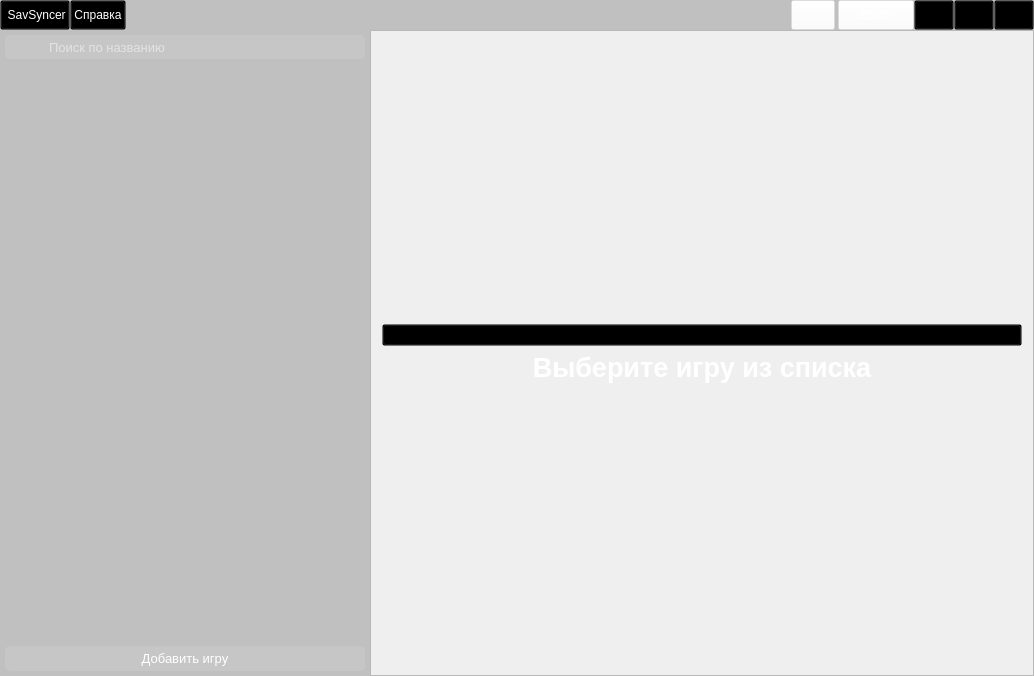
<?xml version="1.0" encoding="UTF-8"?>
<ui version="4.0">
 <class>SavSyncer</class>
 <widget class="QMainWindow" name="SavSyncer">
  <property name="geometry">
   <rect>
    <x>0</x>
    <y>0</y>
    <width>1034</width>
    <height>676</height>
   </rect>
  </property>
  <property name="windowTitle">
   <string>SavSyncer</string>
  </property>
  <property name="styleSheet">
   <string notr="true">#centralWidget{
background-color: qlineargradient(x1: 0, y1: 0, x2: 1, y2: 0,
                                   stop: 0 #333333, stop: 1 #777777);
border:none;
margin: 0px; 
	padding: 0px;
}

QMenu{
	background-color: #2f2f2f;
	border:none;
	color:white;
}
QMenu::item{
	padding-left: 10px;
	padding-right: 30px;
	padding-top: 6px;
	padding-bottom: 5px;
}
QMenu::item:selected{
	background-color: rgba(255,255,255,50);
}
QMenu::separator{
	background-color:rgba(255,255,255,50);
	height: 1px;
	margin: 0px; 
	padding: 0px;
}

#frameHeader{
	background-color: rgba(0, 0, 0, 50);
	border:none;
	margin: 0px; 
	padding: 0px;
}

#frameProgram{
	border:none;
	margin: 0px; 
	padding: 0px;
}

#frameSideBar{
	background-color: rgba(0, 0, 0, 50);
	border:none;
}

#frameGameList{
	border: none;
	margin:0px;
	padding:0px;
}

#scrollAreaGameList{
	background-color: transparent;
	border: none;
	margin:0px;
	padding:0px;

}
#scrollAreaWidgetContentsGameList{
	background-color: transparent;
	border: none;
	margin:0px;
	padding:0px;
}

#labelMain{
	color:white;
}

QPushButton {
	background-color: transparent;
	color:white;
	padding: 3px;
	margin: 0px;
}
QPushButton:hover {
	background-color: rgba(255,255,255,50);
}

QLineEdit{
	background-color: rgba(255,255,255,25);
	border: none;
	color: white;
}
QLineEdit:hover{
	background-color: rgb(100, 100, 100);
}

#btnSearchGame{
	border-top-left-radius: 5px;
	border-bottom-left-radius: 5px;
	background-color: rgba(255,255,255,25);
	padding: 5px;
}
#btnSearchGame:hover{
	background-color: rgb(100, 100, 100);
}

#btnClearSearchGame{
	border-top-right-radius: 5px;
	border-bottom-right-radius: 5px;
	background-color: rgba(255,255,255,25);
	padding: 5px;
}
#btnClearSearchGame:hover{
	background-color: rgb(100, 100, 100);
}

#btnAddGame{
	background-color: rgba(255,255,255,25);
	border: none;
	border-radius: 5px;
	padding: 5px;
}

#btnAddGame:hover{
	background-color: rgb(100, 100, 100);
}

#btnAuth{
	background-color: rgba(255,255,255,25);
	padding-left: 20px;
	padding-right: 20px;
}
#btnAuth:hover {
	background-color: rgba(255,255,255,50);
}

#btnSyncAll{
	background-color: rgba(255,255,255,25);
	margin: 0px; 
	margin-right: 3px; 
	padding: 0px 5px 0px 5px;
}
#btnSyncAll:hover {
	background-color: rgba(255,255,255,50);
}

#btnMain:hover{
	background-color: transparent;
}

QScrollBar:vertical {
    border: none;
	border-radius:5px;
    background-color: transparent;
	width: 15px;
    margin: 5px 0px 5px 5px;
}
QScrollBar::handle:vertical {
    background-color: rgba(255,255,255,50);
	border-radius:5px;
    min-height: 20px;
}
QScrollBar::add-line:vertical {
     border: none;
 }
QScrollBar::sub-line:vertical {
    border: none;
 }
QScrollBar::up-arrow:vertical, QScrollBar::down-arrow:vertical {
     border: none;
 }
QScrollBar::add-page:vertical, QScrollBar::sub-page:vertical {
     background: none;
 }</string>
  </property>
  <widget class="QWidget" name="centralWidget">
   <property name="styleSheet">
    <string notr="true"/>
   </property>
   <layout class="QGridLayout" name="gridLayout">
    <property name="leftMargin">
     <number>0</number>
    </property>
    <property name="topMargin">
     <number>0</number>
    </property>
    <property name="rightMargin">
     <number>0</number>
    </property>
    <property name="bottomMargin">
     <number>0</number>
    </property>
    <property name="spacing">
     <number>0</number>
    </property>
    <item row="0" column="0">
     <widget class="QFrame" name="frameHeader">
      <property name="minimumSize">
       <size>
        <width>0</width>
        <height>30</height>
       </size>
      </property>
      <property name="frameShape">
       <enum>QFrame::StyledPanel</enum>
      </property>
      <property name="frameShadow">
       <enum>QFrame::Raised</enum>
      </property>
      <layout class="QHBoxLayout" name="horizontalLayout">
       <property name="spacing">
        <number>0</number>
       </property>
       <property name="leftMargin">
        <number>0</number>
       </property>
       <property name="topMargin">
        <number>0</number>
       </property>
       <property name="rightMargin">
        <number>0</number>
       </property>
       <property name="bottomMargin">
        <number>0</number>
       </property>
       <item>
        <widget class="QPushButton" name="btnLogo">
         <property name="sizePolicy">
          <sizepolicy hsizetype="Minimum" vsizetype="Preferred">
           <horstretch>0</horstretch>
           <verstretch>0</verstretch>
          </sizepolicy>
         </property>
         <property name="text">
          <string> SavSyncer</string>
         </property>
         <property name="icon">
          <iconset resource="../Images/Images.qrc">
           <normaloff>:/logo.png</normaloff>:/logo.png</iconset>
         </property>
         <property name="iconSize">
          <size>
           <width>18</width>
           <height>18</height>
          </size>
         </property>
        </widget>
       </item>
       <item>
        <widget class="QPushButton" name="btnReference">
         <property name="sizePolicy">
          <sizepolicy hsizetype="Minimum" vsizetype="Preferred">
           <horstretch>0</horstretch>
           <verstretch>0</verstretch>
          </sizepolicy>
         </property>
         <property name="text">
          <string>Справка</string>
         </property>
        </widget>
       </item>
       <item>
        <spacer name="horizontalSpacer">
         <property name="orientation">
          <enum>Qt::Horizontal</enum>
         </property>
         <property name="sizeHint" stdset="0">
          <size>
           <width>40</width>
           <height>20</height>
          </size>
         </property>
        </spacer>
       </item>
       <item>
        <widget class="QPushButton" name="btnSyncAll">
         <property name="sizePolicy">
          <sizepolicy hsizetype="Preferred" vsizetype="Preferred">
           <horstretch>0</horstretch>
           <verstretch>0</verstretch>
          </sizepolicy>
         </property>
         <property name="minimumSize">
          <size>
           <width>0</width>
           <height>0</height>
          </size>
         </property>
         <property name="cursor">
          <cursorShape>PointingHandCursor</cursorShape>
         </property>
         <property name="styleSheet">
          <string notr="true"/>
         </property>
         <property name="text">
          <string/>
         </property>
         <property name="icon">
          <iconset resource="../Images/Images.qrc">
           <normaloff>:/syncProcess.png</normaloff>:/syncProcess.png</iconset>
         </property>
        </widget>
       </item>
       <item>
        <widget class="QPushButton" name="btnAuth">
         <property name="sizePolicy">
          <sizepolicy hsizetype="Preferred" vsizetype="Preferred">
           <horstretch>0</horstretch>
           <verstretch>0</verstretch>
          </sizepolicy>
         </property>
         <property name="minimumSize">
          <size>
           <width>0</width>
           <height>0</height>
          </size>
         </property>
         <property name="cursor">
          <cursorShape>PointingHandCursor</cursorShape>
         </property>
         <property name="styleSheet">
          <string notr="true"/>
         </property>
         <property name="text">
          <string>Войти</string>
         </property>
        </widget>
       </item>
       <item>
        <widget class="QPushButton" name="btnMinimizedProgram">
         <property name="sizePolicy">
          <sizepolicy hsizetype="Minimum" vsizetype="Preferred">
           <horstretch>0</horstretch>
           <verstretch>0</verstretch>
          </sizepolicy>
         </property>
         <property name="text">
          <string/>
         </property>
         <property name="icon">
          <iconset resource="../Images/Images.qrc">
           <normaloff>:/collapse.png</normaloff>:/collapse.png</iconset>
         </property>
        </widget>
       </item>
       <item>
        <widget class="QPushButton" name="btnMaximizedProgram">
         <property name="sizePolicy">
          <sizepolicy hsizetype="Minimum" vsizetype="Preferred">
           <horstretch>0</horstretch>
           <verstretch>0</verstretch>
          </sizepolicy>
         </property>
         <property name="text">
          <string/>
         </property>
         <property name="icon">
          <iconset resource="../Images/Images.qrc">
           <normaloff>:/fullScreen.png</normaloff>:/fullScreen.png</iconset>
         </property>
        </widget>
       </item>
       <item>
        <widget class="QPushButton" name="btnCloseProgram">
         <property name="sizePolicy">
          <sizepolicy hsizetype="Minimum" vsizetype="Preferred">
           <horstretch>0</horstretch>
           <verstretch>0</verstretch>
          </sizepolicy>
         </property>
         <property name="text">
          <string/>
         </property>
         <property name="icon">
          <iconset resource="../Images/Images.qrc">
           <normaloff>:/close.png</normaloff>:/close.png</iconset>
         </property>
        </widget>
       </item>
      </layout>
     </widget>
    </item>
    <item row="1" column="0">
     <widget class="QFrame" name="frameProgram">
      <property name="sizePolicy">
       <sizepolicy hsizetype="Expanding" vsizetype="Expanding">
        <horstretch>0</horstretch>
        <verstretch>0</verstretch>
       </sizepolicy>
      </property>
      <property name="frameShape">
       <enum>QFrame::StyledPanel</enum>
      </property>
      <property name="frameShadow">
       <enum>QFrame::Raised</enum>
      </property>
      <layout class="QGridLayout" name="gridLayout_2">
       <property name="leftMargin">
        <number>0</number>
       </property>
       <property name="topMargin">
        <number>0</number>
       </property>
       <property name="rightMargin">
        <number>0</number>
       </property>
       <property name="bottomMargin">
        <number>0</number>
       </property>
       <property name="spacing">
        <number>0</number>
       </property>
       <item row="0" column="0">
        <widget class="QFrame" name="frameSideBar">
         <property name="sizePolicy">
          <sizepolicy hsizetype="Preferred" vsizetype="Preferred">
           <horstretch>0</horstretch>
           <verstretch>0</verstretch>
          </sizepolicy>
         </property>
         <property name="minimumSize">
          <size>
           <width>370</width>
           <height>0</height>
          </size>
         </property>
         <property name="maximumSize">
          <size>
           <width>370</width>
           <height>16777215</height>
          </size>
         </property>
         <property name="frameShape">
          <enum>QFrame::StyledPanel</enum>
         </property>
         <property name="frameShadow">
          <enum>QFrame::Raised</enum>
         </property>
         <layout class="QGridLayout" name="gridLayout_3">
          <property name="leftMargin">
           <number>5</number>
          </property>
          <property name="topMargin">
           <number>5</number>
          </property>
          <property name="rightMargin">
           <number>5</number>
          </property>
          <property name="bottomMargin">
           <number>5</number>
          </property>
          <property name="spacing">
           <number>0</number>
          </property>
          <item row="0" column="2">
           <widget class="QPushButton" name="btnClearSearchGame">
            <property name="sizePolicy">
             <sizepolicy hsizetype="Maximum" vsizetype="Preferred">
              <horstretch>0</horstretch>
              <verstretch>0</verstretch>
             </sizepolicy>
            </property>
            <property name="cursor">
             <cursorShape>PointingHandCursor</cursorShape>
            </property>
            <property name="text">
             <string/>
            </property>
            <property name="icon">
             <iconset resource="../Images/Images.qrc">
              <normaloff>:/close.png</normaloff>:/close.png</iconset>
            </property>
           </widget>
          </item>
          <item row="2" column="0" colspan="3">
           <widget class="QPushButton" name="btnAddGame">
            <property name="font">
             <font>
              <pointsize>10</pointsize>
              <weight>50</weight>
              <bold>false</bold>
             </font>
            </property>
            <property name="cursor">
             <cursorShape>PointingHandCursor</cursorShape>
            </property>
            <property name="text">
             <string>Добавить игру</string>
            </property>
           </widget>
          </item>
          <item row="0" column="1">
           <widget class="QLineEdit" name="lineEditSearchGame">
            <property name="sizePolicy">
             <sizepolicy hsizetype="Preferred" vsizetype="Preferred">
              <horstretch>0</horstretch>
              <verstretch>0</verstretch>
             </sizepolicy>
            </property>
            <property name="font">
             <font>
              <pointsize>10</pointsize>
             </font>
            </property>
            <property name="text">
             <string/>
            </property>
            <property name="placeholderText">
             <string>Поиск по названию</string>
            </property>
           </widget>
          </item>
          <item row="1" column="0" colspan="3">
           <widget class="QScrollArea" name="scrollAreaGameList">
            <property name="minimumSize">
             <size>
              <width>360</width>
              <height>0</height>
             </size>
            </property>
            <property name="maximumSize">
             <size>
              <width>360</width>
              <height>16777215</height>
             </size>
            </property>
            <property name="verticalScrollBarPolicy">
             <enum>Qt::ScrollBarAsNeeded</enum>
            </property>
            <property name="widgetResizable">
             <bool>true</bool>
            </property>
            <widget class="QWidget" name="scrollAreaWidgetContentsGameList">
             <property name="geometry">
              <rect>
               <x>0</x>
               <y>0</y>
               <width>360</width>
               <height>584</height>
              </rect>
             </property>
             <property name="sizePolicy">
              <sizepolicy hsizetype="Expanding" vsizetype="Expanding">
               <horstretch>0</horstretch>
               <verstretch>0</verstretch>
              </sizepolicy>
             </property>
             <property name="minimumSize">
              <size>
               <width>360</width>
               <height>0</height>
              </size>
             </property>
             <property name="maximumSize">
              <size>
               <width>360</width>
               <height>16777215</height>
              </size>
             </property>
             <layout class="QVBoxLayout" name="verticalLayout_2">
              <property name="spacing">
               <number>0</number>
              </property>
              <property name="leftMargin">
               <number>0</number>
              </property>
              <property name="topMargin">
               <number>0</number>
              </property>
              <property name="rightMargin">
               <number>0</number>
              </property>
              <property name="bottomMargin">
               <number>0</number>
              </property>
              <item>
               <widget class="QFrame" name="frameGameList">
                <property name="sizePolicy">
                 <sizepolicy hsizetype="Expanding" vsizetype="Expanding">
                  <horstretch>0</horstretch>
                  <verstretch>0</verstretch>
                 </sizepolicy>
                </property>
                <property name="minimumSize">
                 <size>
                  <width>0</width>
                  <height>0</height>
                 </size>
                </property>
                <property name="maximumSize">
                 <size>
                  <width>16777215</width>
                  <height>16777215</height>
                 </size>
                </property>
                <property name="frameShape">
                 <enum>QFrame::StyledPanel</enum>
                </property>
                <property name="frameShadow">
                 <enum>QFrame::Raised</enum>
                </property>
                <layout class="QVBoxLayout" name="verticalLayout">
                 <property name="leftMargin">
                  <number>0</number>
                 </property>
                 <property name="topMargin">
                  <number>5</number>
                 </property>
                 <property name="rightMargin">
                  <number>0</number>
                 </property>
                 <property name="bottomMargin">
                  <number>5</number>
                 </property>
                 <item>
                  <spacer name="verticalSpacer">
                   <property name="orientation">
                    <enum>Qt::Vertical</enum>
                   </property>
                   <property name="sizeHint" stdset="0">
                    <size>
                     <width>20</width>
                     <height>999999999</height>
                    </size>
                   </property>
                  </spacer>
                 </item>
                </layout>
               </widget>
              </item>
             </layout>
            </widget>
           </widget>
          </item>
          <item row="0" column="0">
           <widget class="QPushButton" name="btnSearchGame">
            <property name="sizePolicy">
             <sizepolicy hsizetype="Maximum" vsizetype="Preferred">
              <horstretch>0</horstretch>
              <verstretch>0</verstretch>
             </sizepolicy>
            </property>
            <property name="cursor">
             <cursorShape>IBeamCursor</cursorShape>
            </property>
            <property name="mouseTracking">
             <bool>false</bool>
            </property>
            <property name="text">
             <string/>
            </property>
            <property name="icon">
             <iconset resource="../Images/Images.qrc">
              <normaloff>:/search.png</normaloff>:/search.png</iconset>
            </property>
           </widget>
          </item>
         </layout>
        </widget>
       </item>
       <item row="0" column="1">
        <widget class="QFrame" name="frameBody">
         <property name="sizePolicy">
          <sizepolicy hsizetype="Expanding" vsizetype="Expanding">
           <horstretch>0</horstretch>
           <verstretch>0</verstretch>
          </sizepolicy>
         </property>
         <property name="frameShape">
          <enum>QFrame::StyledPanel</enum>
         </property>
         <property name="frameShadow">
          <enum>QFrame::Raised</enum>
         </property>
         <layout class="QGridLayout" name="gridLayout_4">
          <property name="leftMargin">
           <number>0</number>
          </property>
          <property name="topMargin">
           <number>0</number>
          </property>
          <property name="rightMargin">
           <number>0</number>
          </property>
          <property name="bottomMargin">
           <number>0</number>
          </property>
          <property name="spacing">
           <number>0</number>
          </property>
          <item row="0" column="0">
           <widget class="QStackedWidget" name="stackedWidgetGame">
            <widget class="QWidget" name="pageMain">
             <layout class="QGridLayout" name="gridLayout_5">
              <item row="3" column="0">
               <spacer name="verticalSpacer_2">
                <property name="orientation">
                 <enum>Qt::Vertical</enum>
                </property>
                <property name="sizeHint" stdset="0">
                 <size>
                  <width>20</width>
                  <height>40</height>
                 </size>
                </property>
               </spacer>
              </item>
              <item row="1" column="0">
               <widget class="QPushButton" name="btnMain">
                <property name="styleSheet">
                 <string notr="true"/>
                </property>
                <property name="text">
                 <string/>
                </property>
                <property name="icon">
                 <iconset resource="../Images/Images.qrc">
                  <normaloff>:/logo.png</normaloff>:/logo.png</iconset>
                </property>
                <property name="iconSize">
                 <size>
                  <width>290</width>
                  <height>290</height>
                 </size>
                </property>
               </widget>
              </item>
              <item row="2" column="0">
               <widget class="QLabel" name="labelMain">
                <property name="font">
                 <font>
                  <pointsize>20</pointsize>
                  <weight>75</weight>
                  <bold>true</bold>
                 </font>
                </property>
                <property name="text">
                 <string>Выберите игру из списка</string>
                </property>
                <property name="alignment">
                 <set>Qt::AlignCenter</set>
                </property>
               </widget>
              </item>
              <item row="0" column="0">
               <spacer name="verticalSpacer_3">
                <property name="orientation">
                 <enum>Qt::Vertical</enum>
                </property>
                <property name="sizeHint" stdset="0">
                 <size>
                  <width>20</width>
                  <height>40</height>
                 </size>
                </property>
               </spacer>
              </item>
             </layout>
            </widget>
           </widget>
          </item>
         </layout>
        </widget>
       </item>
      </layout>
     </widget>
    </item>
   </layout>
  </widget>
 </widget>
 <layoutdefault spacing="6" margin="11"/>
 <resources>
  <include location="../Images/Images.qrc"/>
 </resources>
 <connections/>
</ui>
